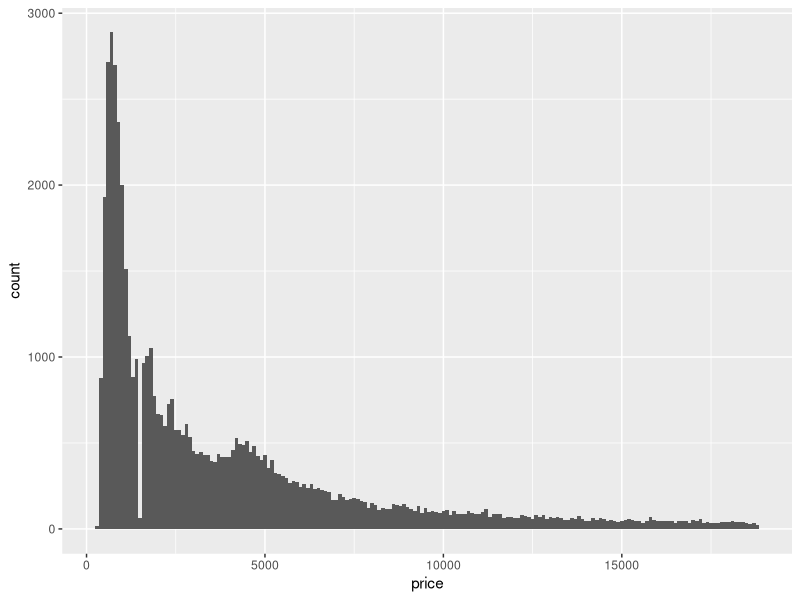
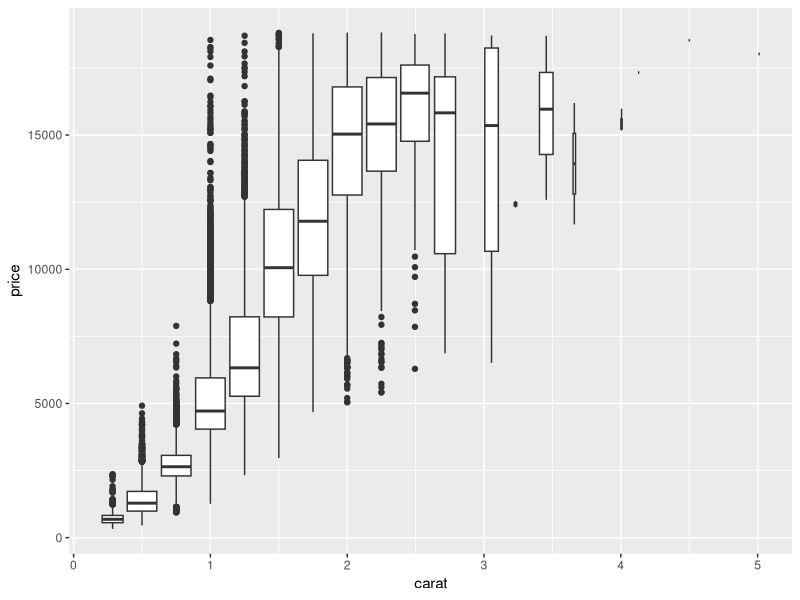
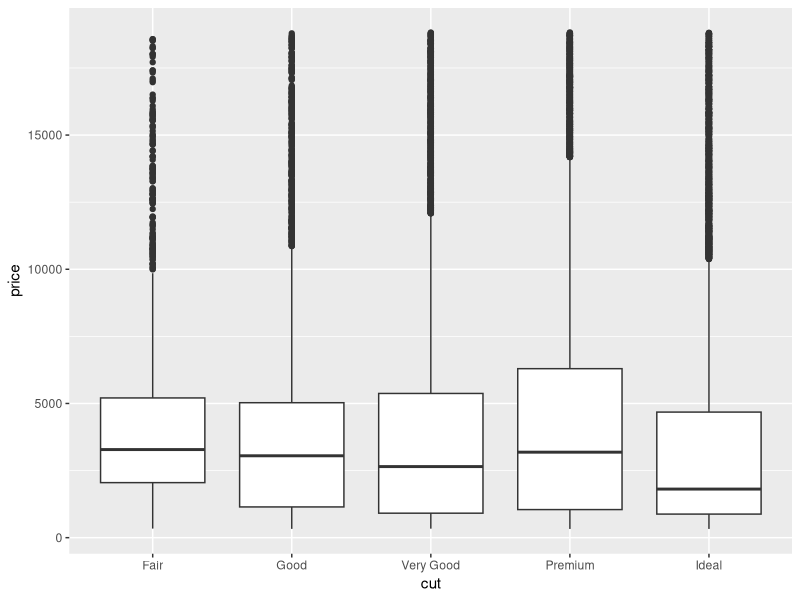
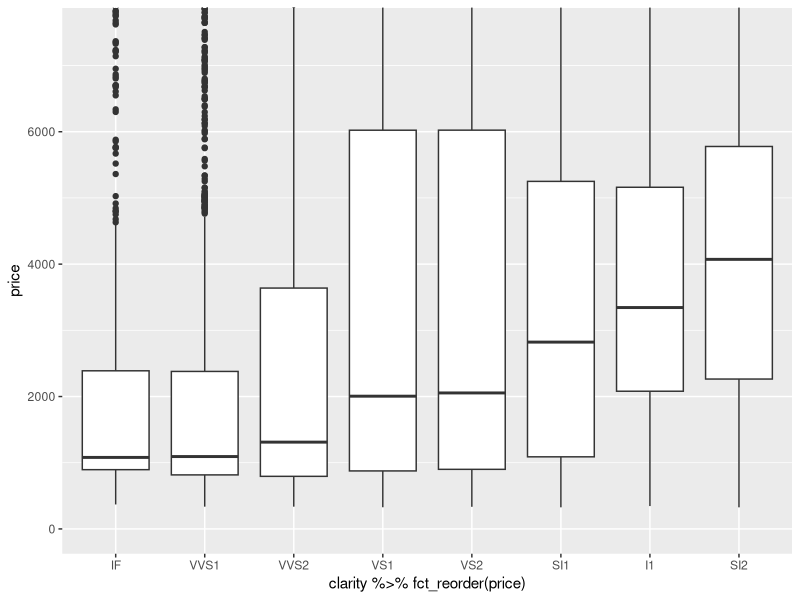
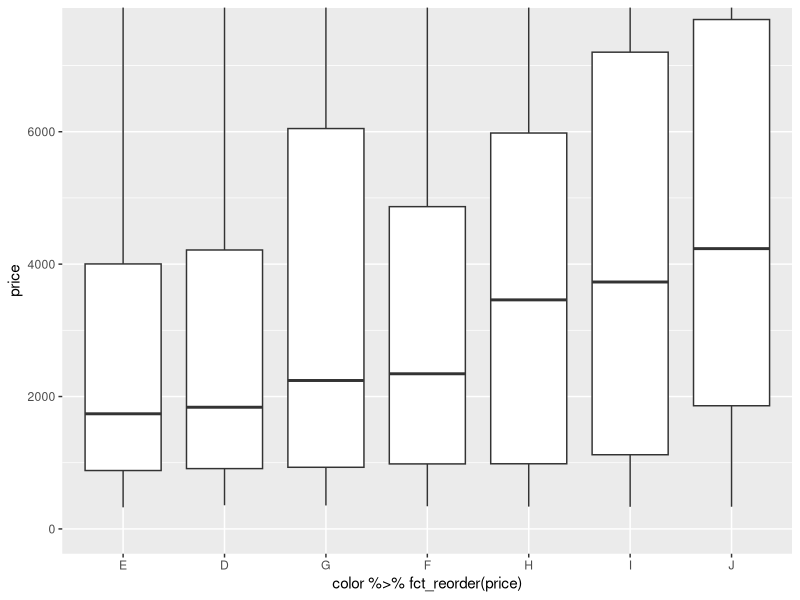
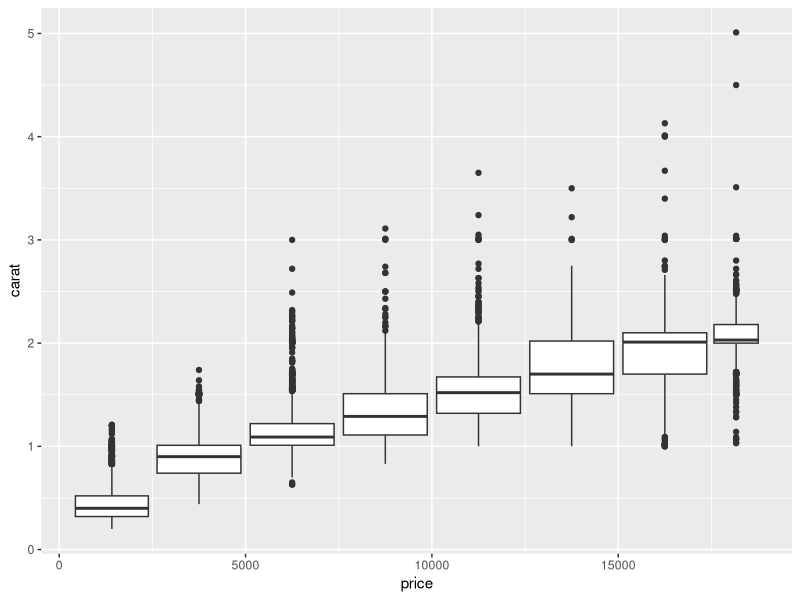
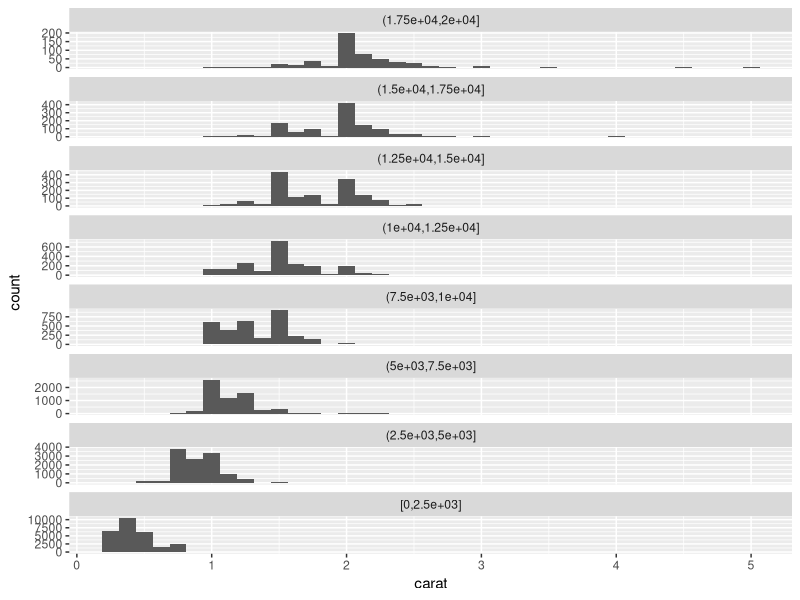

Reproduce these figures in R, in order.
#-------------------------------------#
# Theme: EDA r4ds   #
# Author: Roy Luo #
#------------------------------------#
library(tidyverse)

# Question 1: Explore the distribution of price. Do you discover anything unusual or surprising? (Hint: Carefully think about the binwidth and make sure you try a wide range of values.)

ggplot(data = diamonds) + 
  geom_histogram(mapping = aes(x = price), binwidth = 100)
# the majority of diamonds are below $5,000, specifically, a great proportion is around $1,000.
# The distribution has a pretty long tail.

# Question 2: Which of the 4Cs (carat, cut, clarity, color) is most important for predicting the price of a diamond?

# using boxplot to explore this question
diamonds %>%
  ggplot(mapping = aes(x = carat, y = price)) +
  geom_boxplot(mapping = aes(group = cut_width(carat, .25)))
# remeber to cut width 

ggplot(diamonds, aes(x = cut, y = price)) +
  geom_boxplot()

ggplot(diamonds, aes(x = clarity %>% fct_reorder(price), y = price)) +
  geom_boxplot() + 
  coord_cartesian(ylim = c(0, 7500))  
# price would be ordered by median#

ggplot(diamonds, aes(x = color %>% fct_reorder(price), y = price)) +
  geom_boxplot() + 
  coord_cartesian(ylim = c(0, 7500))

# Obviously, the relationship between carat and price varies the most, although there are some outliers

# Question 3: Plot the distribution of carat across various price bins using the geom_boxplot() and geom_histogram() functions. For the latter, leverage the facet_wrap() function.

# Boxplot:
diamonds %>%
  ggplot(mapping = aes(x = price, y = carat)) +
  geom_boxplot(
    mapping = aes(group = price %>% cut_width(width = 2500, center = 1250))
  )

# Histogram: 
diamonds %>%
  mutate(
    price_binned = price %>% 
      cut_width(width = 2500, center = 1250) %>% 
      fct_relevel(rev) #?
  ) %>%  
  ggplot(mapping = aes(x = carat)) +
  geom_histogram(binwidth = .125 , center = 0, show.legend = FALSE) +
  facet_wrap(~price_binned, scales = "free_y", ncol = 1)

  